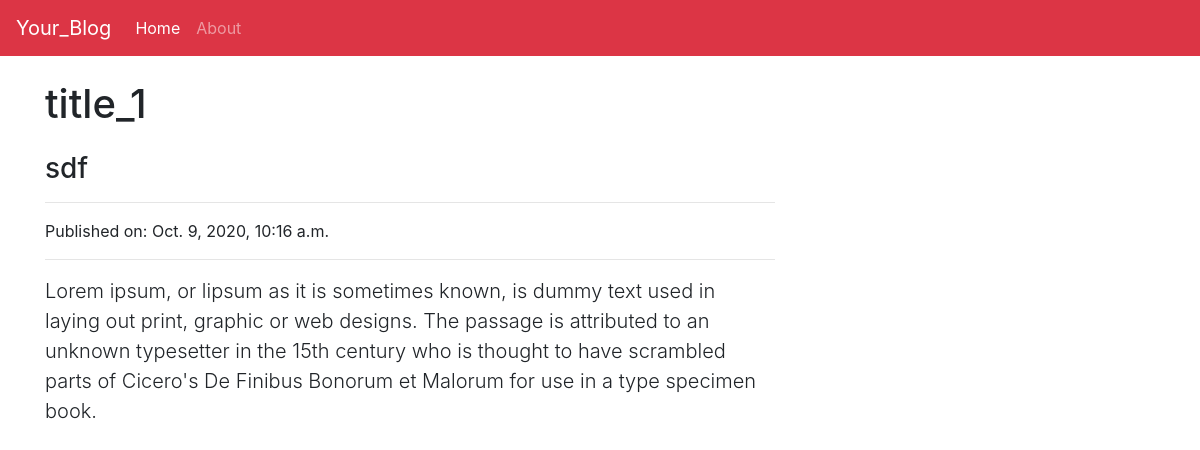
The app's page /sdf with its own data.
### home/models.py (models this page shows)
class BlogPost(models.Model):
	title = models.CharField(max_length=120, null=True, blank=False)
	subtitle = models.CharField(max_length=180, null=True, blank=False)
	slug = models.CharField(max_length=240, null=True, blank=False)
	body = models.TextField()
	created_at = models.DateTimeField(auto_now_add=True, null=False)
	updated_at = models.DateTimeField(auto_now=True, null=False)

### home/views.py (the view)
# urls.py: path('<str:slug>', read_article),
def read_article(request, slug):
	obj = get_object_or_404(BlogPost, slug=slug)
	template_name = 'read_article.html'
	context = {'object': obj}
	return render(request, template_name, context)

### templates/read_article.html (shortened to what this page needs)
{% extends "base.html" %}
{% block page_content %}
    <div class="container">
        <div class="row">
        <div class="col-lg-8">
            <h1 class="mt-4">{{object.title}}</h1>
            <h3 class="mt-4">{{object.subtitle}}</h1>
            <hr>
            <p>Published on: {{object.created_at}}</p>
            <hr>
            <p class="lead">{{object.body}}</p>
        </div>
        </div>
    </div>
{% endblock %}

### records on screen
BlogPost: title "title_1", subtitle "sdf", created_at "Oct. 9, 2020, 10:16 a.m.", body "Lorem ipsum, or lipsum as it is sometimes known, is dummy text used in laying out print, graphic or web designs. The passage is attributed to an unknown typesetter in the 15th century who is thought to have scrambled parts of Cicero's De Finibus Bonorum et Malorum for use in a type specimen book."
